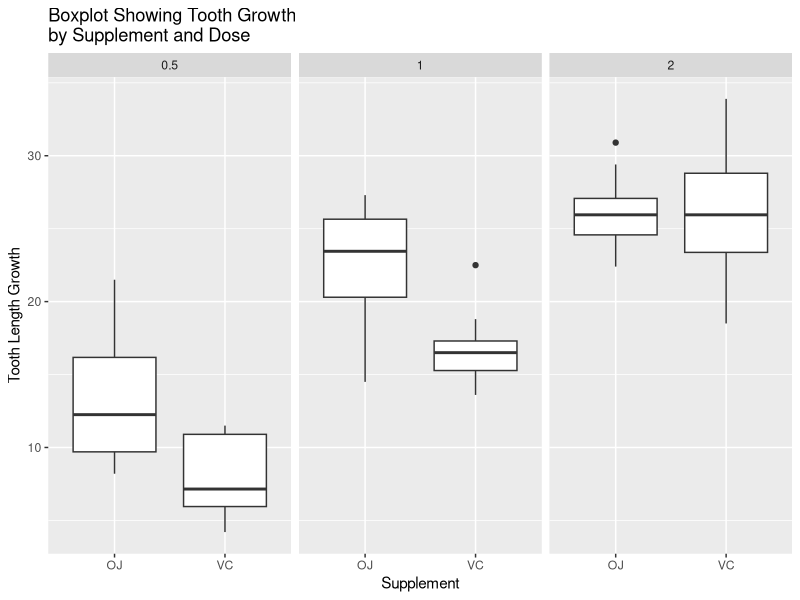

This figure's R source:
## ---- chunk 1
knitr::opts_chunk$set(echo = TRUE)
## ---- chunk 2
library(datasets)
library(ggplot2)
data("ToothGrowth")
## ---- chunk 3
str(ToothGrowth)
head(ToothGrowth)
tail(ToothGrowth)
unique(ToothGrowth$dose)
g <- ggplot(ToothGrowth, aes(supp,len))
g <- g + geom_boxplot()
g <- g + facet_wrap(~dose)
g <- g + ggtitle("Boxplot Showing Tooth Growth\nby Supplement and Dose")
g <- g + xlab("Supplement")
g <- g + ylab("Tooth Length Growth")
print(g)
## ---- chunk 4
summary(ToothGrowth)
## ---- chunk 5
ojDose <- ToothGrowth[ToothGrowth$supp=="OJ",1]
vcDose <- ToothGrowth[ToothGrowth$supp=="VC",1]
htest <- t.test(vcDose,ojDose)
htest
## ---- chunk 6
ojDose <- ToothGrowth[ToothGrowth$supp=="OJ" & ToothGrowth$dose==0.5,1]
vcDose <- ToothGrowth[ToothGrowth$supp=="VC" & ToothGrowth$dose==0.5,1]
htest<-t.test(vcDose,ojDose,alternative = "less")
htest
## ---- chunk 7
ojDose <- ToothGrowth[ToothGrowth$supp=="OJ" & ToothGrowth$dose==1.0,1]
vcDose <- ToothGrowth[ToothGrowth$supp=="VC" & ToothGrowth$dose==1.0,1]
htest <- t.test(vcDose,ojDose,alternative = "less")
htest
## ---- chunk 8
ojDose <- ToothGrowth[ToothGrowth$supp=="OJ" & ToothGrowth$dose==2.0,1]
vcDose <- ToothGrowth[ToothGrowth$supp=="VC" & ToothGrowth$dose==2.0,1]
htest <- t.test(vcDose,ojDose)
htest
## ---- chunk 9
Dose1.0 <- ToothGrowth[ToothGrowth$dose==0.5 | ToothGrowth$dose==1.0,1]
Dose2.0 <- ToothGrowth[ToothGrowth$dose==2.0,1]
htest <- t.test(Dose1.0,Dose2.0,alternative = "less")
htest
